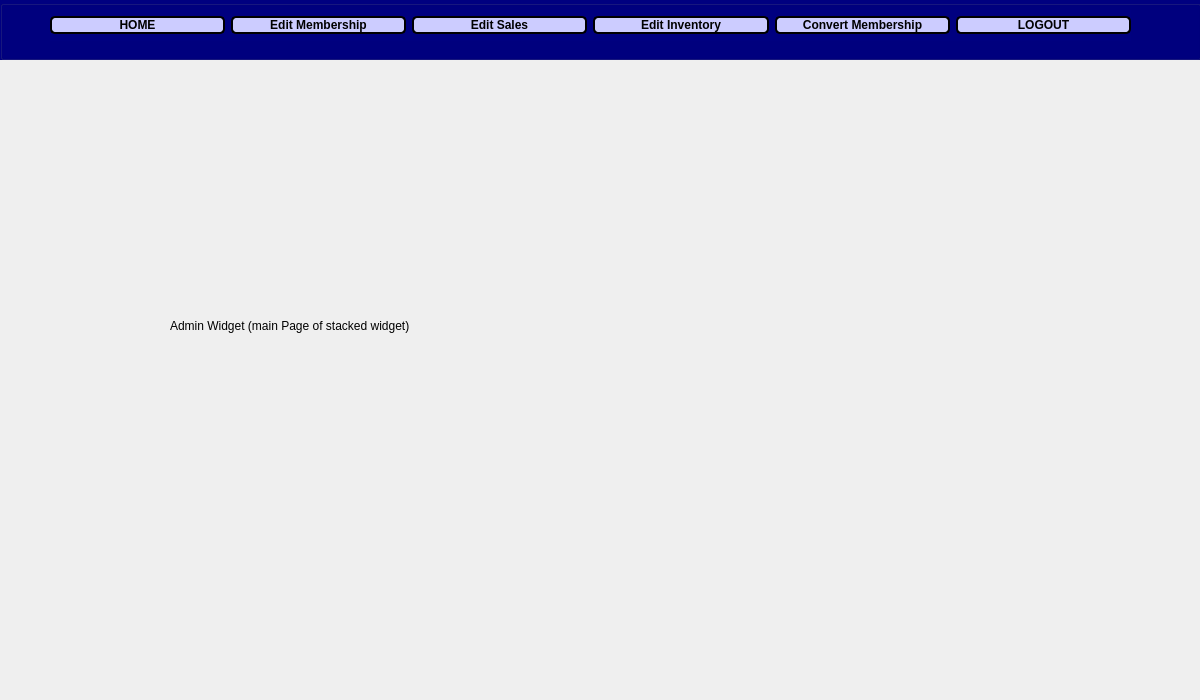
<?xml version="1.0" encoding="UTF-8"?>
<ui version="4.0">
 <class>admin</class>
 <widget class="QWidget" name="admin">
  <property name="geometry">
   <rect>
    <x>0</x>
    <y>0</y>
    <width>1200</width>
    <height>700</height>
   </rect>
  </property>
  <property name="sizePolicy">
   <sizepolicy hsizetype="Fixed" vsizetype="Fixed">
    <horstretch>0</horstretch>
    <verstretch>0</verstretch>
   </sizepolicy>
  </property>
  <property name="minimumSize">
   <size>
    <width>1200</width>
    <height>700</height>
   </size>
  </property>
  <property name="maximumSize">
   <size>
    <width>1200</width>
    <height>700</height>
   </size>
  </property>
  <property name="windowTitle">
   <string>Admin Window</string>
  </property>
  <widget class="QStackedWidget" name="stackedWidget">
   <property name="geometry">
    <rect>
     <x>0</x>
     <y>60</y>
     <width>1200</width>
     <height>640</height>
    </rect>
   </property>
   <widget class="QWidget" name="mainPage">
    <widget class="QLabel" name="label">
     <property name="geometry">
      <rect>
       <x>170</x>
       <y>180</y>
       <width>391</width>
       <height>171</height>
      </rect>
     </property>
     <property name="text">
      <string>Admin Widget (main Page of stacked widget)</string>
     </property>
    </widget>
   </widget>
  </widget>
  <widget class="QGroupBox" name="pushButtonGroup">
   <property name="geometry">
    <rect>
     <x>0</x>
     <y>0</y>
     <width>1201</width>
     <height>60</height>
    </rect>
   </property>
   <property name="styleSheet">
    <string notr="true">background-color: #000080;</string>
   </property>
   <property name="title">
    <string/>
   </property>
   <widget class="QWidget" name="">
    <property name="geometry">
     <rect>
      <x>50</x>
      <y>10</y>
      <width>1081</width>
      <height>31</height>
     </rect>
    </property>
    <layout class="QHBoxLayout" name="horizontalLayout">
     <item>
      <widget class="QPushButton" name="homeButton">
       <property name="font">
        <font>
         <pointsize>9</pointsize>
         <weight>75</weight>
         <bold>true</bold>
        </font>
       </property>
       <property name="styleSheet">
        <string notr="true">background-color:#ccccff;
border-style: solid;
border-color: black;
border-width: 2px;
border-radius: 5px;</string>
       </property>
       <property name="text">
        <string>HOME</string>
       </property>
      </widget>
     </item>
     <item>
      <widget class="QPushButton" name="membershipButton">
       <property name="maximumSize">
        <size>
         <width>16777215</width>
         <height>16777215</height>
        </size>
       </property>
       <property name="font">
        <font>
         <pointsize>9</pointsize>
         <weight>75</weight>
         <bold>true</bold>
        </font>
       </property>
       <property name="styleSheet">
        <string notr="true">background-color:#ccccff;
border-style: solid;
border-color: black;
border-width: 2px;
border-radius: 5px;</string>
       </property>
       <property name="text">
        <string>Edit Membership</string>
       </property>
      </widget>
     </item>
     <item>
      <widget class="QPushButton" name="salesButton">
       <property name="maximumSize">
        <size>
         <width>16777215</width>
         <height>16777215</height>
        </size>
       </property>
       <property name="font">
        <font>
         <pointsize>9</pointsize>
         <weight>75</weight>
         <bold>true</bold>
        </font>
       </property>
       <property name="styleSheet">
        <string notr="true">background-color:#ccccff;
border-style: solid;
border-color: black;
border-width: 2px;
border-radius: 5px;</string>
       </property>
       <property name="text">
        <string>Edit Sales</string>
       </property>
      </widget>
     </item>
     <item>
      <widget class="QPushButton" name="inventoryButton">
       <property name="maximumSize">
        <size>
         <width>16777215</width>
         <height>16777215</height>
        </size>
       </property>
       <property name="font">
        <font>
         <pointsize>9</pointsize>
         <weight>75</weight>
         <bold>true</bold>
        </font>
       </property>
       <property name="styleSheet">
        <string notr="true">background-color:#ccccff;
border-style: solid;
border-color: black;
border-width: 2px;
border-radius: 5px;</string>
       </property>
       <property name="text">
        <string>Edit Inventory</string>
       </property>
      </widget>
     </item>
     <item>
      <widget class="QPushButton" name="convertMembershipButton">
       <property name="font">
        <font>
         <pointsize>9</pointsize>
         <weight>75</weight>
         <bold>true</bold>
        </font>
       </property>
       <property name="styleSheet">
        <string notr="true">background-color:#ccccff;
border-style: solid;
border-color: black;
border-width: 2px;
border-radius: 5px;</string>
       </property>
       <property name="text">
        <string>Convert Membership</string>
       </property>
      </widget>
     </item>
     <item>
      <widget class="QPushButton" name="logoutButton">
       <property name="font">
        <font>
         <pointsize>9</pointsize>
         <weight>75</weight>
         <bold>true</bold>
        </font>
       </property>
       <property name="styleSheet">
        <string notr="true">background-color:#ccccff;
border-style: solid;
border-color: black;
border-width: 2px;
border-radius: 5px;</string>
       </property>
       <property name="text">
        <string>LOGOUT</string>
       </property>
      </widget>
     </item>
    </layout>
   </widget>
  </widget>
 </widget>
 <resources/>
 <connections/>
</ui>
